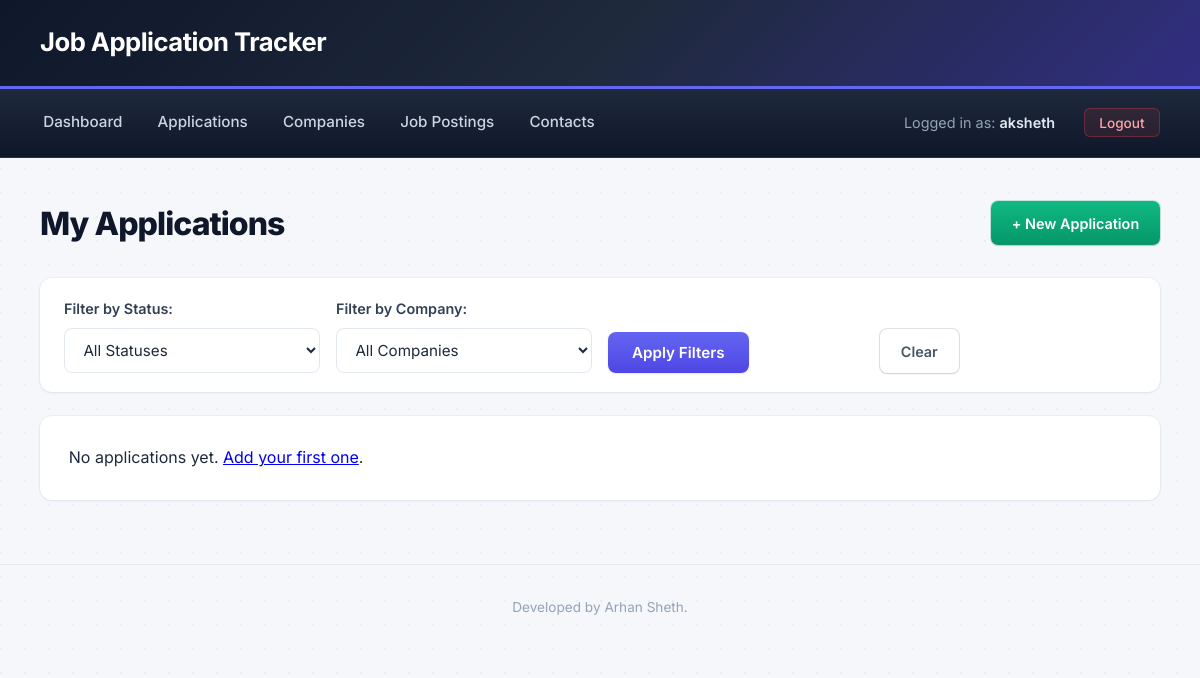
/project/applications/ (signed in), run on an earlier commit of the app's database.
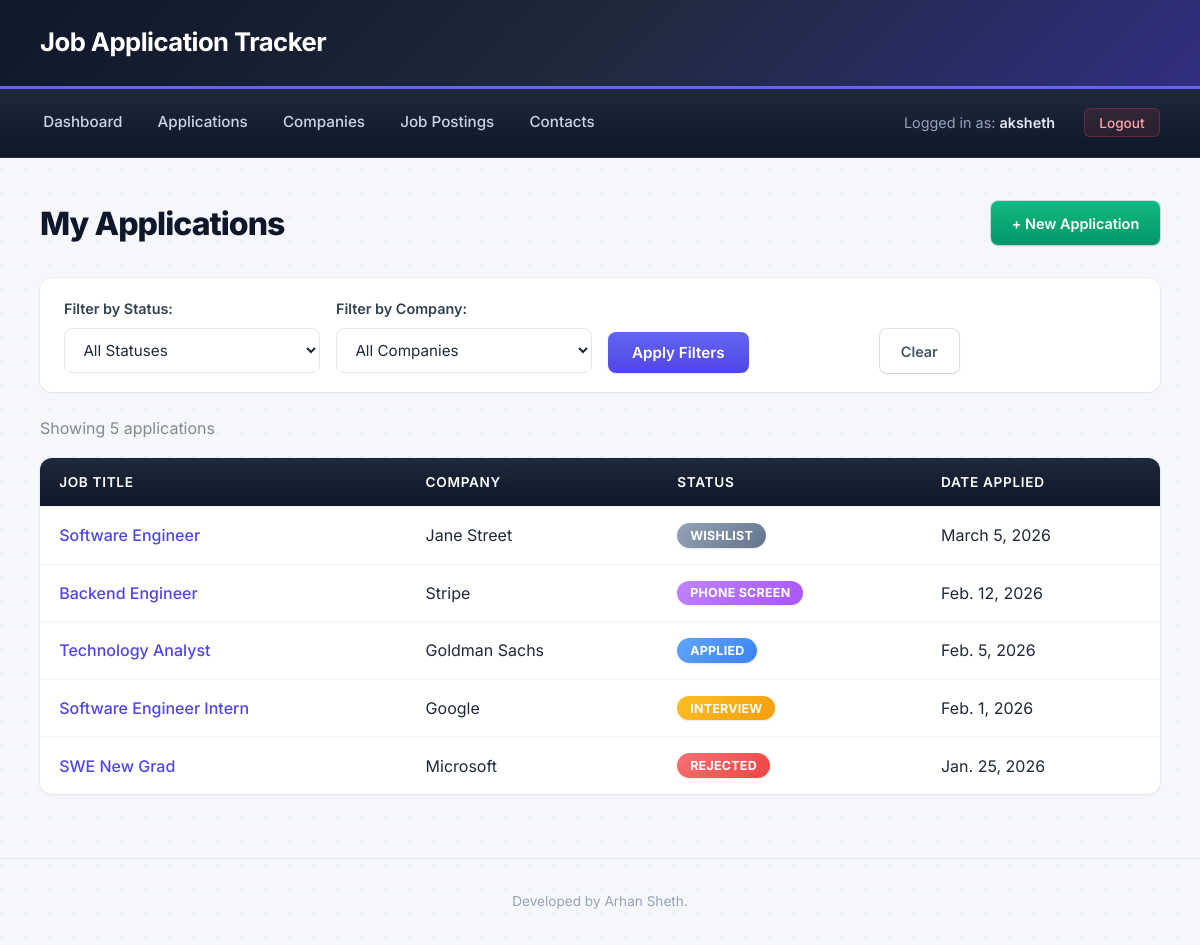
And on a later commit of the database.
### project/models.py (models this page shows, shortened)
class Application(models.Model):
    STATUS_CHOICES = [
        ('wishlist', 'Wishlist'),
        ('applied', 'Applied'),
        ('phone_screen', 'Phone Screen'),
        ('interview', 'Interview'),
        ('final_round', 'Final Round'),
        ('offer', 'Offer'),
        ('rejected', 'Rejected'),
    ]
    job_posting = models.ForeignKey(
        JobPosting, on_delete=models.CASCADE, related_name='applications'
    )
    user = models.ForeignKey(
        User, on_delete=models.CASCADE, related_name='applications'
    )
    date_applied = models.DateField(null=True, blank=True)
    status = models.TextField(choices=STATUS_CHOICES, default='wishlist')
    notes = models.TextField(blank=True)

class JobPosting(models.Model):
    company = models.ForeignKey(
        Company, on_delete=models.CASCADE, related_name='job_postings'
    )
    title = models.TextField()
    description = models.TextField(blank=True)
    date_posted = models.DateField(null=True, blank=True)
    url = models.URLField(blank=True)

class Company(models.Model):
    name = models.TextField()
    industry = models.TextField()
    location = models.TextField(blank=True)
    website = models.URLField(blank=True)
    notes = models.TextField(blank=True)

### project/views.py (the view)
# urls.py: path('applications/', views.ApplicationListView.as_view(), name='application_list'),
class ApplicationListView(LoginRequiredMixin, ListView):
    model = Application
    template_name = 'project/application_list.html'
    context_object_name = 'applications'
    def get_queryset(self):
        queryset = Application.objects.filter(user=self.request.user)
        status = self.request.GET.get('status')
        if status:
            queryset = queryset.filter(status=status)
        company_id = self.request.GET.get('company')
        if company_id:
            queryset = queryset.filter(job_posting__company__id=company_id)
        return queryset.order_by('-date_applied')
    def get_context_data(self, **kwargs):
        context = super().get_context_data(**kwargs)
        context['status_choices'] = Application.STATUS_CHOICES
        context['companies'] = Company.objects.all()
        context['current_status'] = self.request.GET.get('status', '')
        context['current_company'] = self.request.GET.get('company', '')
        return context

### project/templates/project/application_list.html (shortened to what this page needs)
{% extends 'project/base.html' %}
{% block content %}
<div class="page-header">
    <h2>My Applications</h2>
    <a href="{% url 'application_create' %}" class="btn btn-success">+ New Application</a>
</div>
<form method="GET" class="filter-bar">
    <div class="form-group">
        <label for="status">Filter by Status:</label>
        <select name="status" id="status">
            <option value="">All Statuses</option>
        </select>
    </div>
    <div class="form-group">
        <label for="company">Filter by Company:</label>
        <select name="company" id="company">
            <option value="">All Companies</option>
        </select>
    </div>
    <div class="form-group">
        <input type="submit" value="Apply Filters">
    </div>
    <div class="form-group">
        <a href="{% url 'application_list' %}" class="btn btn-secondary">Clear</a>
    </div>
</form>
{% if applications %}
    <p style="margin-bottom: 1rem; color: #7f8c8d;">
        Showing {{ applications|length }} application{{ applications|length|pluralize }}
    </p>
    <table>
        <thead>
            <tr>
                <th>Job Title</th>
                <th>Company</th>
                <th>Status</th>
                <th>Date Applied</th>
            </tr>
        </thead>
        <tbody>
            {% for application in applications %}
                <tr>
                    <td>
                        <a href="{% url 'application_detail' application.pk %}">
                            {{ application.job_posting.title }}
                        </a>
                    </td>
                    <td>{{ application.job_posting.company.name }}</td>
                    <td>
                        <span class="badge badge-{{ application.status }}">
                            {{ application.get_status_display }}
                        </span>
                    </td>
                    <td>{{ application.date_applied|default:"—" }}</td>
                </tr>
            {% endfor %}
        </tbody>
    </table>
{% else %}
    <div class="card">
        {% if current_status or current_company %}
            <p>No applications match your filters.
                <a href="{% url 'application_list' %}">Clear filters</a> to see all.
            </p>
        {% else %}
            <p>No applications yet.
                <a href="{% url 'application_create' %}">Add your first one</a>.
            </p>
        {% endif %}
    </div>
{% endif %}
{% endblock %}

### project/templates/project/base.html (shortened to what this page needs)
{% load static %}
<html>
    <head>
        <link rel="stylesheet" type="text/css" href="{% static 'project.css' %}">
    </head>
    <body>
        <h1>Job Application Tracker</h1>
        <div id="nav">
            {% if request.user.is_authenticated %}
                <a href="{% url 'dashboard' %}">Dashboard</a>
                <a href="{% url 'application_list' %}">Applications</a>
                <a href="{% url 'company_list' %}">Companies</a>
                <a href="{% url 'job_posting_list' %}">Job Postings</a>
                <a href="{% url 'contact_list' %}">Contacts</a>
                <span class="logged-in-as">Logged in as: <strong>{{request.user}}</strong></span>
                <form method="POST" action="{% url 'logout' %}">
                    <button type="submit">Logout</button>
                </form>
            {% else %}
                <span class="logged-in-as">Not logged in</span>
                <a href="{% url 'login' %}">Login</a>
                <a href="{% url 'signup' %}">Sign Up</a>
            {% endif %}
        </div>
        <div id="content-container">
            {% block content %}
            {% endblock %}
        </div>
        <footer>
            <p>Developed by Arhan Sheth.</p>
        </footer>
    </body>
</html>

What changed in the data, as far as the page shows it:
added Application: job_posting "Software Engineer", job_posting.company.name "Jane Street", status "WISHLIST", date_applied "March 5, 2026"
added Application: job_posting "Backend Engineer", job_posting.company.name "Stripe", status "PHONE SCREEN", date_applied "Feb. 12, 2026"
added Application: job_posting "Technology Analyst", job_posting.company.name "Goldman Sachs", status "APPLIED", date_applied "Feb. 5, 2026"
added Application: job_posting "Software Engineer Intern", job_posting.company.name "Google", status "INTERVIEW", date_applied "Feb. 1, 2026"
added Application: job_posting "SWE New Grad", job_posting.company.name "Microsoft", status "REJECTED", date_applied "Jan. 25, 2026"
Also different on the page:
{{ applications|length }}: (not shown) → "5"
text no longer shown: "No applications yet. Add your first one ."
text now shown: "Showing application JOB TITLE COMPANY STATUS DATE APPLIED"
